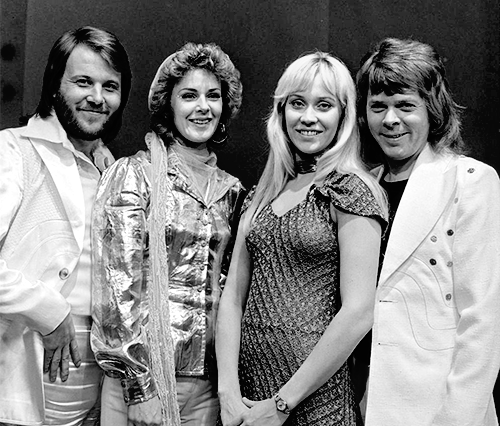
#> input picture images/abba.png, 500 x 426 px
$ jupyter execute Canny_test.ipynb
#> lines starting #> are read from the running program, lines starting #| are printed output that depends on the picture
[cell 1]
# Canny Edge Detection is a popular edge detection algorithm. It was developed by John F. Canny in
# * It is a multi-stage algorithm and we will go through each stages.
# * Noise Reduction
# Since edge detection is susceptible to noise in the image, first step is to remove
# the noise in the image with a 5x5 Gaussian filter. We have already seen this in previous chapters.

[cell 2]
import numpy as np
import cv2 as cv
from matplotlib import pyplot as plt
img = cv.imread('images/abba.png',0)
#> img is the input picture: shape (426, 500); min 0, max 255, mean 130.8
edges = cv.Canny(img,100,200)
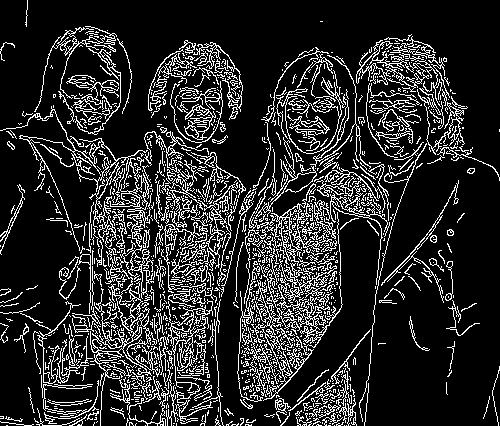
#> edges: shape (426, 500); 16.5% white in thin lines or dots
plt.subplot(121),plt.imshow(img,cmap = 'gray')
plt.title('Original Image'), plt.xticks([]), plt.yticks([])
plt.subplot(122),plt.imshow(edges,cmap = 'gray')
plt.title('Edge Image'), plt.xticks([]), plt.yticks([])
plt.show()
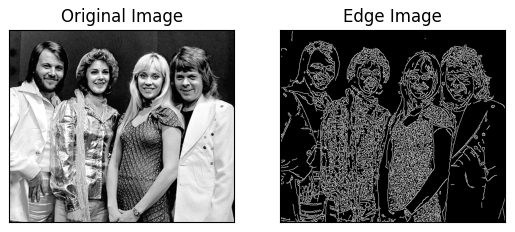
#> figure drawn by matplotlib, 2 panels

$ run again, with images/example1.jpg saved as images/abba.png
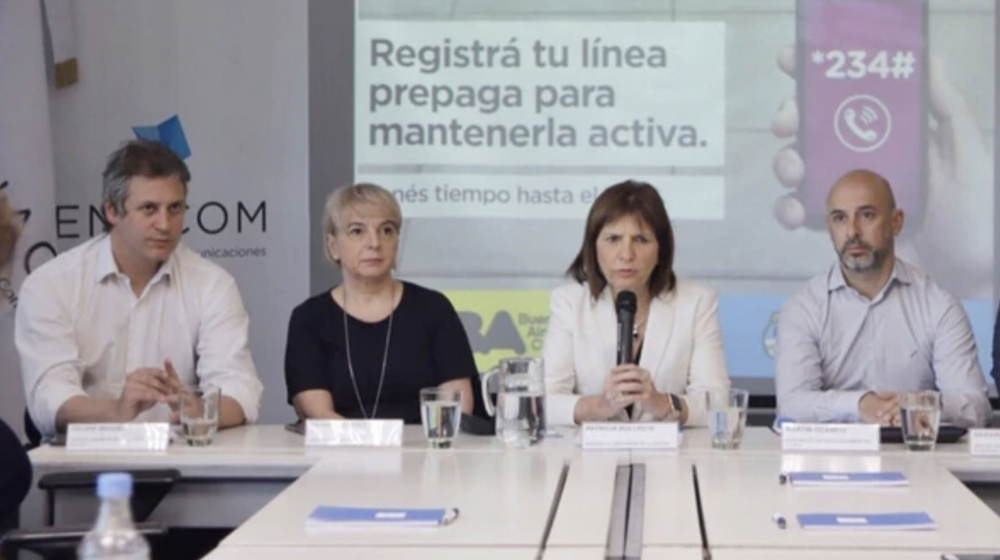
#> input picture images/example1.jpg, 1000 x 560 px, shrunk from 1478 x 828 before the run
#> `edges = cv.Canny(img,100,200)`:
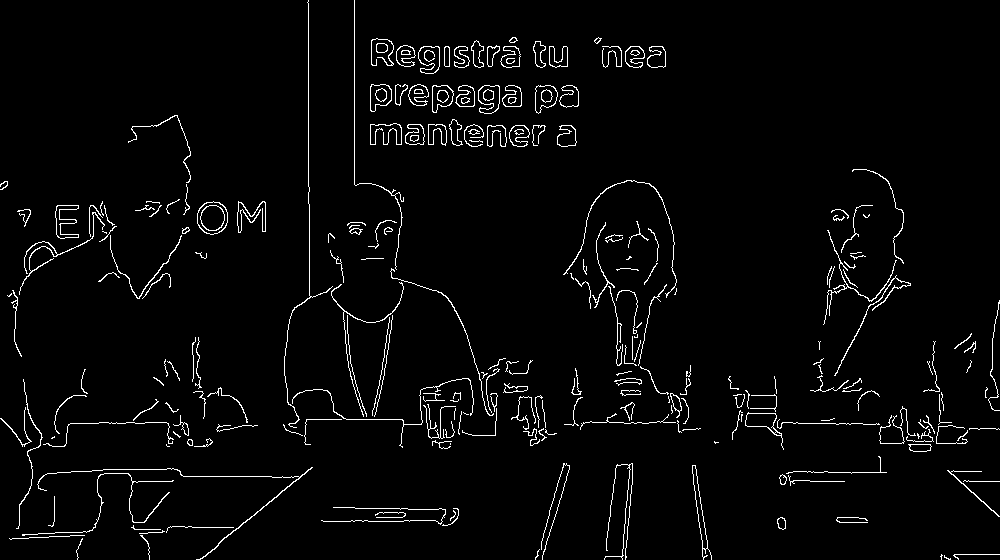
#> edges: shape (560, 1000); 3% white in thin lines or dots
#> `plt.show()`:
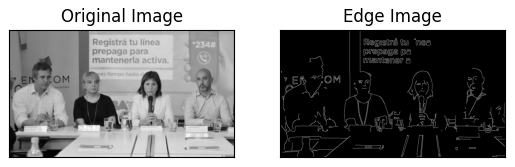
#> figure drawn by matplotlib, 2 panels

$ run again, with images/flor.jpg saved as images/abba.png
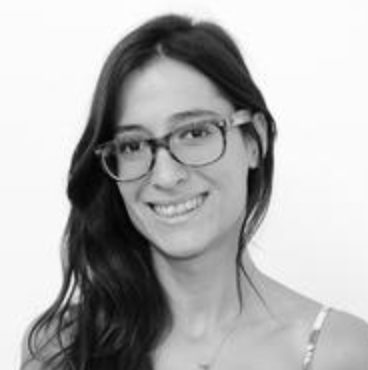
#> input picture images/flor.jpg, 368 x 370 px
#> img is the input picture: shape (370, 368); min 1, max 255, mean 177.4
#> `edges = cv.Canny(img,100,200)`:
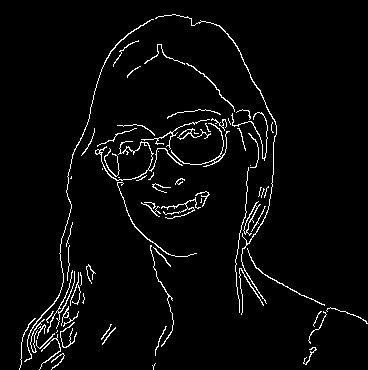
#> edges: shape (370, 368); 3.5% white in thin lines or dots
#> `plt.show()`:
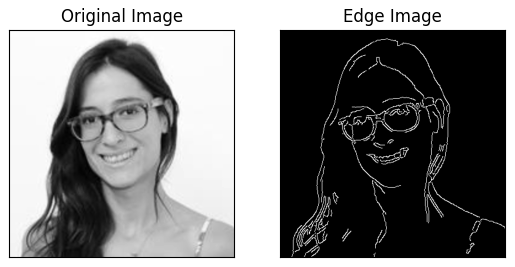
#> figure drawn by matplotlib, 2 panels
